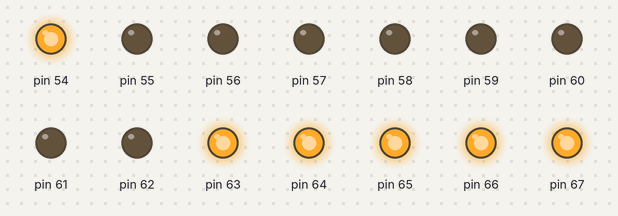
The sketch below on a simulated Arduino Mega 2560, built with avr-gcc and run on an emulated ATmega2560. Parts: output pins drawn as LEDs (lit = HIGH).

Above: at 0.1 s.
At 4.75 s:
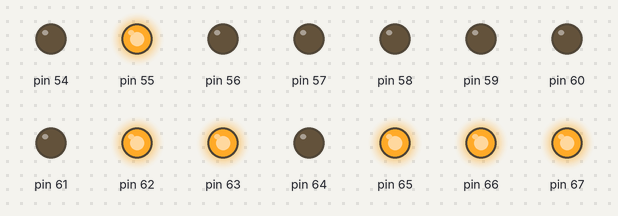
At 9.6 s:
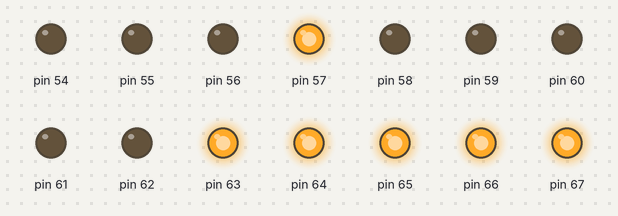
At 19.75 s:
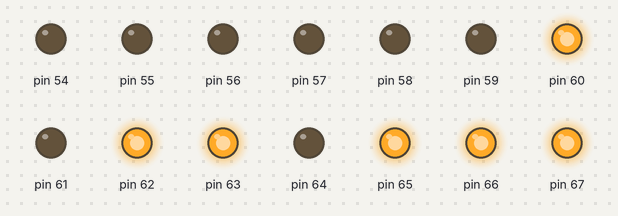
At 29.6 s:
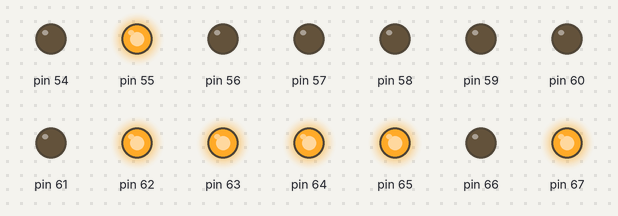
At 39.75 s:
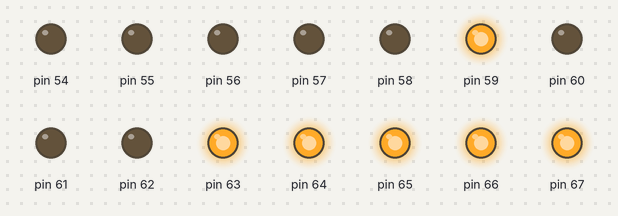
Timing chart, 0 to 40.0 s (numbered marks = the images above):
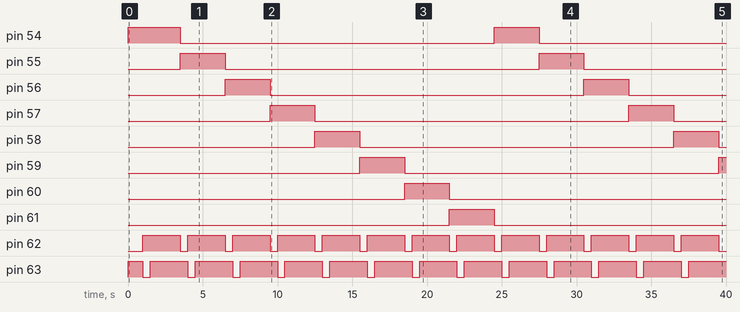

The sketch:

MatrixShiftOVF.ino
```cpp
#define COL PORTK
#define FILA PORTF
const int out[7]={1,2,4,8,16,32,64};
volatile int fila=0,col=0;

void setup()
{
  DDRF=255;
  PORTF=1;
  DDRK=255;
  PORTK=254;
  // initialize timer1
  cli();           // disable all interrupts
  TCCR1A = 0;
  TCCR1B = 0;

  TCNT1 = 34286;            // preload timer 65536-16MHz/256/2Hz
  TCCR1B |= (1 << CS12);    // 256 prescaler
  TIMSK1 |= (1 << TOIE1);   // enable timer overflow interrupt
  sei();             // enable all interrupts
}

ISR(TIMER1_OVF_vect)        // interrupt service routine that wraps a user defined function supplied by attachInterrupt
{
  TCNT1 = 34286;            // preload timer
  COL=~(1<<col);
  FILA=(1<<fila);
  if(col<5)col++;
  else{
    col=0;
    if(fila<7)fila++;
    else fila=0;
  }
}

void loop()
{
  // your program here...
}
```

Measured:
- by itself, pin 54: HIGH → LOW at 3.5 s, → HIGH 21.0 s later, → LOW 3.0 s later
- by itself, pin 55–58: alternates HIGH for 3.0 s and LOW for 21.0 s
- by itself, pin 59: LOW → HIGH at 15.5 s, → LOW 3.0 s later, → HIGH 21.0 s later
- by itself, pin 60: LOW → HIGH at 18.5 s, → LOW 3.0 s later
- by itself, pin 61: LOW → HIGH at 21.5 s, → LOW 3.0 s later
- by itself, pin 62–67: alternates HIGH for 2.5 s and LOW for 0.50 s
